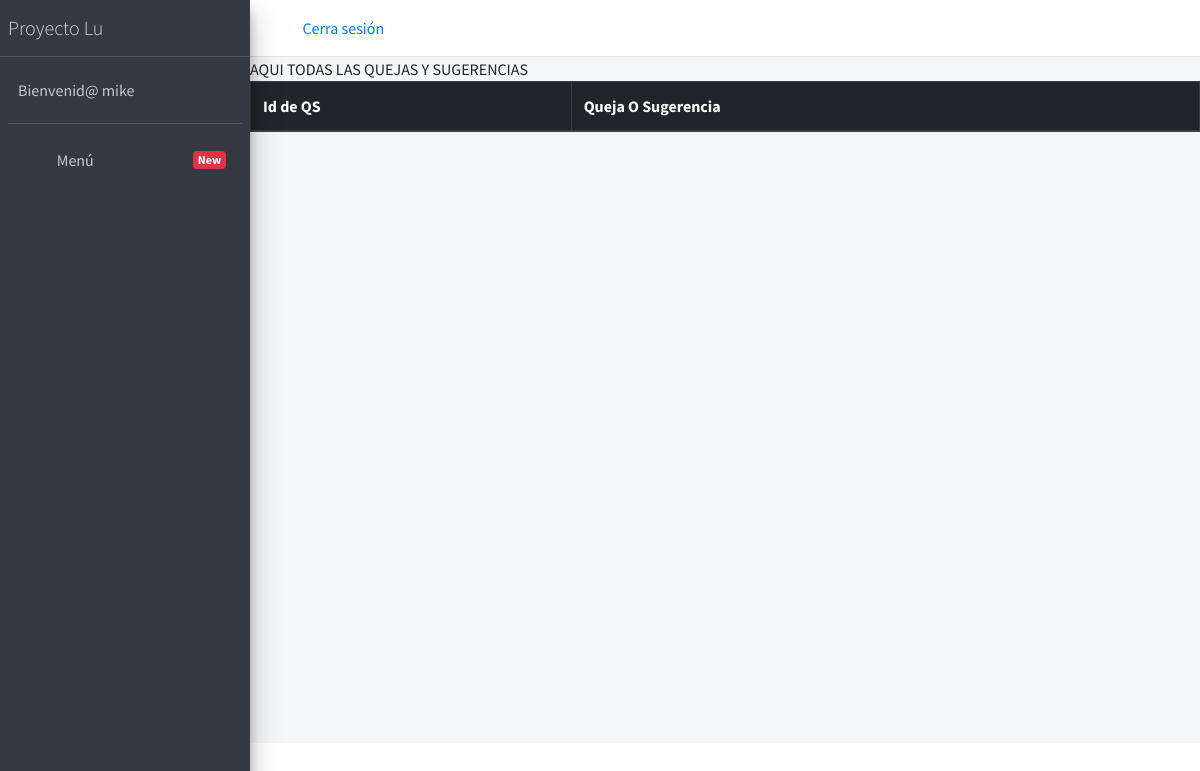
Before: /sala_quejas (signed in) with the older database file.
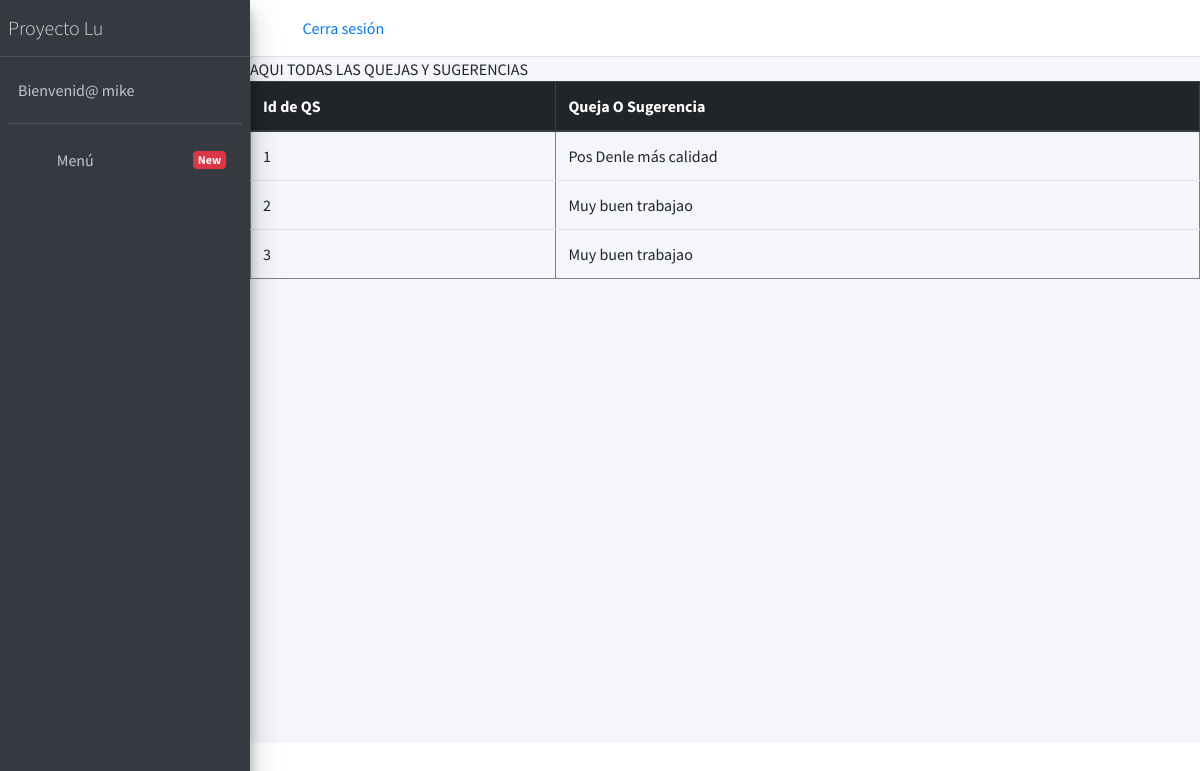
After: the same page with the newer database file.
### administrador/models.py (models this page shows)
class QuejaSugerencias(models.Model):
    queja_sugerencia = models.TextField()

### administrador/views.py (the view)
# urls.py: path('sala_quejas', views.sala_quejas, name='sala_quejas'),
@login_required(login_url='/Presentacion')
def sala_quejas(request):
    quejas_sugerencias = QuejaSugerencias.objects.filter()
    context ={
        'quejas_sugerencias' : quejas_sugerencias,
    }
    return render(request,'OtrasRutas/quejas.html',context)

### templates/OtrasRutas/quejas.html
{% extends 'Admin/index.html' %}
{% block opciones %}
AQUI TODAS LAS QUEJAS Y SUGERENCIAS
{% endblock %}
{% block contenido %}
<table border="1" class="table">
    <thead class="thead-dark">
        <tr>
            <th scope="col"> Id de QS </th>
            <th scope="col">Queja O Sugerencia</th>
        </tr>
    </thead>
    <tbody>
        {% for qsv in quejas_sugerencias %}
        <tr>
            <td scope="row">{{ qsv.id }} </td>
            <td scope="row">{{ qsv.queja_sugerencia }} </td>
        </tr>
        {% endfor %}
    </tbody>
</table>
{% endblock %}

### templates/Admin/index.html (shortened to what this page needs)
{% load static %}
<!DOCTYPE html>
<html lang="en">
<head>
  <link rel="stylesheet" href="https://stackpath.bootstrapcdn.com/bootstrap/4.5.2/css/bootstrap.min.css">
  <link rel="stylesheet" href="{% static 'Admin-statics/plugins/fontawesome-free/css/all.min.css' %}">
  <link rel="stylesheet" href="https://code.ionicframework.com/ionicons/2.0.1/css/ionicons.min.css">
  <link rel="stylesheet" href="{% static 'Admin-statics/plugins/tempusdominus-bootstrap-4/css/tempusdominus-bootstrap-4.min.css' %}">
  <link rel="stylesheet" href="{% static 'Admin-statics/plugins/icheck-bootstrap/icheck-bootstrap.min.css' %}">
  <link rel="stylesheet" href="{% static 'Admin-statics/plugins/jqvmap/jqvmap.min.css' %}">
  <link rel="stylesheet" href="{% static 'Admin-statics/dist/css/adminlte.min.css' %}">
  <link rel="stylesheet" href="{% static 'Admin-statics/plugins/overlayScrollbars/css/OverlayScrollbars.min.css' %}">
  <link rel="stylesheet" href="{% static 'Admin-statics/plugins/daterangepicker/daterangepicker.css' %}">
  <link rel="stylesheet" href="{% static 'Admin-statics/plugins/summernote/summernote-bs4.min.css' %}">
</head>
<body class="hold-transition sidebar-mini layout-fixed">
<div class="wrapper">
  <nav class="main-header navbar navbar-expand navbar-white navbar-light">
    <ul class="navbar-nav">
      <li class="nav-item">
        <a class="nav-link" data-widget="pushmenu" href="#" role="button"><i class="fas fa-bars"></i></a>
      </li>
    </ul>
    <ul class="navbar-nav">
      <li class="nav-item">
        <a href="{% url 'cerrar_sesion' %}"> Cerra sesión</a>
      </li>
    </ul>
  </nav>
  <aside class="main-sidebar sidebar-dark-primary elevation-4">
    <a href="index3.html" class="brand-link">
      <span class="brand-text font-weight-light">Proyecto Lu</span>
    </a>
    <div class="sidebar">
      <div class="user-panel mt-3 pb-3 mb-3 d-flex">
        <div class="info">
          <a href="#" class="d-block">Bienvenid@ {{ request.user }}</a>
        </div>
      </div>
      <nav class="mt-2">
        <ul class="nav nav-pills nav-sidebar flex-column" data-widget="treeview" role="menu" data-accordion="false">
          <li class="nav-item">
            <a href="{% url 'sala_administrador' %}" class="nav-link">
              <i class="nav-icon fas fa-th"></i>
              <p>
                Menú
                <span class="right badge badge-danger">New</span>
              </p>
            </a>
          </li>
      </nav>
    </div>
  </aside>
  <div class="content-wrapper">
    {% block opciones %}{% endblock %}
        {% block contenido %}{% endblock %}
      </div>
  </div>
</body>
</html>

Changed rows visible on the page:
added QuejaSugerencias: id "1", queja_sugerencia "Pos Denle más calidad"
added QuejaSugerencias: id "2", queja_sugerencia "Muy buen trabajao"
added QuejaSugerencias: id "3", queja_sugerencia "Muy buen trabajao"
